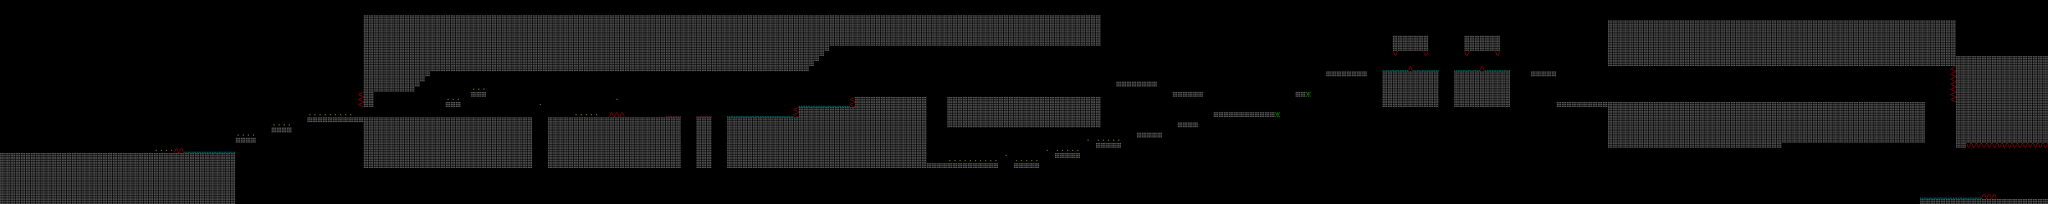

This is a level from a 2D game, rendered from its Tiled map with the project's own tilesets. A one-line summary and the map file follow, with tile-layer data summarised:
An orthogonal 400x40 tile map with 32x32 px tiles, 1 tile layer (Слой тайлов 1).

<map version="1.0" orientation="orthogonal" renderorder="left-down" width="400" height="40" tilewidth="32" tileheight="32">
 <tileset firstgid="1" name="tileset" tilewidth="32" tileheight="32">
  <image source="tileset.png" width="96" height="224" />
 </tileset>
 <layer name="Слой тайлов 1" width="400" height="40">
  <data>[16000 cells, 5053 non-empty, 8 distinct tile ids]</data>
 </layer>
</map>
